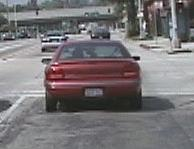
#> input picture assignment_5/exercise5_object_recognition/data/data_bow/cars-training-pos/image_0001.png, 194 x 149 px; its folder holds only this picture in this run
$ python bow_main.py   (older library calls are emulated)
#> lines starting #> are read from the running program, lines starting #| are printed output that depends on the picture
import numpy as np
import cv2
import glob
import os
from sklearn.cluster import KMeans
from tqdm import tqdm
from scipy import spatial # added additionally
import matplotlib.pyplot as plt # added additionally


# [25 lines left out: function findnn, not called in this run]


def grid_points(img, nPointsX, nPointsY, border):
    """
    :param img: input gray img, numpy array, [h, w]
    :param nPointsX: number of grids in x dimension
    :param nPointsY: number of grids in y dimension
    :param border: leave border pixels in each image dimension
    :return: vPoints: 2D grid point coordinates, numpy array, [nPointsX*nPointsY, 2]
    """
    vPoints = None  # numpy array, [nPointsX*nPointsY, 2]

    # todo

    # shape of image
    w = img.shape[1]
    h = img.shape[0]

    x_grid_points = []
    y_grid_points = []

    # interval size in x and y direction
    x_interval = (w-2*border)/(nPointsX-1)
    y_interval = (h-2*border)/(nPointsY-1)

    # compute x grid point coordinates -> width
    for i in range(nPointsX):
        x_grid_points.append( round(border+x_interval*i) )

    # compute y grid point coordinates -> height
    for j in range(nPointsY):
        y_grid_points.append( round(border+y_interval*j) )

    # stack y and x grid point coordinates
    x_grid, y_grid = np.meshgrid(x_grid_points,y_grid_points)
    # plt.plot(x_grid,y_grid, marker='.', color='k', linestyle='none')
    # plt.title(("height=y", h,"width=x", w))
    # plt.show()
    x_grid_vec = x_grid.reshape(-1)
    y_grid_vec = y_grid.reshape(-1)
    vPoints = np.stack((y_grid_vec, x_grid_vec), axis=1)
    return vPoints # [nPointsX*nPointsY, 2] height,width


def descriptors_hog(img, vPoints, cellWidth, cellHeight):
    """
    :param img: input gray img, numpy array, [h, w]
    :param vPoints: 2D grid point coordinates, numpy array, [nPointsX*nPointsY, 2]
    :param cellWidth: width of one cell for gradient computation
    :param cellHeight: height of one cell for gradient computation
    :return descriptors: descriptor for all grid points in img [nPointsX*nPointsY, 128]
    """
    nBins = 8
    w = cellWidth
    h = cellHeight

    # grad_x = cv2.Sobel(img, cv2.CV_16S, dx=1, dy=0, ksize=1) # numpy nd array [h,w]
    # grad_y = cv2.Sobel(img, cv2.CV_16S, dx=0, dy=1, ksize=1) # numpy nd array [h,w]

    # todo
    # I changed the type to CV_64F s.t. I don't get an overflow when grad_x is squared
    grad_x = cv2.Sobel(img, cv2.CV_64F, dx=1, dy=0, ksize=1) # numpy nd array [h,w]
    grad_y = cv2.Sobel(img, cv2.CV_64F, dx=0, dy=1, ksize=1) # numpy nd array [h,w]

    # compute magnitude
    mag = np.sqrt(grad_x**2 + grad_y**2) # [h,w]
    orient = np.arctan2(grad_y, grad_x) # [h,w]

    descriptors = []  # list of descriptors for the current image, each entry is one 128-d vector for a grid point
    for i in range(len(vPoints)):
        # image coordinates of grid point
        y,x = vPoints[i,:] # []
        # magnitude and orientation of pixels in surrounding cells of grid point
        mag_cells = mag[y-2*h:y+2*h,x-2*w:x+2*w] # [4*h,4*w]
        orient_cells = orient[y-2*h:y+2*h,x-2*w:x+2*w] # [4*h,4*w]

        hog_grid_point = []
        for i in [0,h,2*h,3*h]: # row-axis
            for j in [0,w,2*w,3*w]: # col-axis
                mag_cell = mag_cells[i:i+h,j:j+w]
                orient_cell = orient_cells[i:i+h,j:j+w]
                hist_cell, _ = np.histogram(orient_cell, bins=nBins, weights=mag_cell, density=False)
                # normalize
                if hist_cell.sum() != 0:
                    hist_cell = hist_cell / hist_cell.sum()
                    # [5 lines of commented-out code are left out]
                hog_grid_point.append(hist_cell)

        descriptors.append(hog_grid_point)

    descriptors = np.asarray(descriptors) # descriptor for the current image (100 grid points)
    # reshape to [nPointsX*nPointsY, 128]
    descriptors = descriptors.reshape(vPoints.shape[0],descriptors.shape[1]*descriptors.shape[2])
    return descriptors # [nPointsX*nPointsY, 128]


def create_codebook(nameDirPos, nameDirNeg, k, numiter):
    """
    :param nameDirPos: dir to positive training images
    :param nameDirNeg: dir to negative training images
    :param k: number of kmeans cluster centers
    :param numiter: maximum iteration numbers for kmeans clustering
    :return: vCenters: center of kmeans clusters, numpy array, [k, 128]
    """
#> called with nameDirPos = 'data/data_bow/cars-training-pos', nameDirNeg = 'data/data_bow/cars-training-neg', k = 25, numiter = 550
    vImgNames = sorted(glob.glob(os.path.join(nameDirPos, '*.png')))
    vImgNames = vImgNames + sorted(glob.glob(os.path.join(nameDirNeg, '*.png')))

    nImgs = len(vImgNames)

    cellWidth = 4
    cellHeight = 4
    nPointsX = 10
    nPointsY = 10
    border = 8

    vFeatures = []  # list for all features of all images (each feature: 128-d, 16 histograms containing 8 bins)
    # Extract features for all image
    for i in tqdm(range(nImgs)):
        # print('processing image {} ...'.format(i+1))
        img = cv2.imread(vImgNames[i])  # [172, 208, 3]
#> img is the input picture: shape (149, 194, 3); mean B, G, R 118.5, 116.2, 120
        img = cv2.cvtColor(img, cv2.COLOR_BGR2GRAY)  # [h, w]
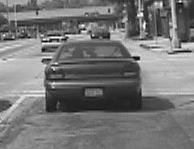
#> img: shape (149, 194); min 1, max 254, mean 117.6

        # Collect local feature points for each image, and compute a descriptor for each local feature point
        # todo
        # get the img coordinates of the grid points
        vPoints = grid_points(img, nPointsX, nPointsY, border) # [nPointsX*nPointsY, 2]
#> vPoints = 100 pairs, first value 8 to 141, second value 8 to 186
        # compute descriptors for each grid points
        descriptor = descriptors_hog(img, vPoints, cellWidth, cellHeight) # [nPointsX*nPointsY, 128]
#> in descriptors_hog, `grad_x = cv2.Sobel(img, cv2.CV_64F, dx=1, dy=0, ksize=1)`:
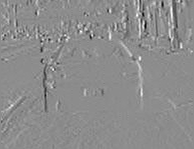
#> grad_x: shape (149, 194) float64; min -223, max 181, mean -0.1; drawn with min black and max white
#> in descriptors_hog, `grad_y = cv2.Sobel(img, cv2.CV_64F, dx=0, dy=1, ksize=1)`:
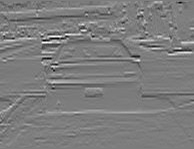
#> grad_y: shape (149, 194) float64; min -227, max 235, mean 0.1; drawn with min black and max white
#> in descriptors_hog, `mag = np.sqrt(grad_x**2 + grad_y**2)`:
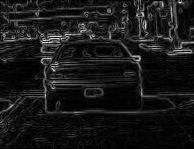
#> mag: shape (149, 194) float64; min 0, max 237.7, mean 24.4
#> in descriptors_hog, `orient = np.arctan2(grad_y, grad_x)`:
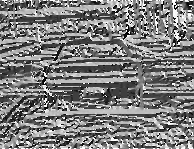
#> orient: shape (149, 194) float64; min -3.13, max 3.14, mean -0.0309; drawn with min black and max white
#> the loop in descriptors_hog, `for i in range(len(vPoints)):` made 100 passes
#> (y, x) on passes 1 to 12: (8, 8), (8, 28), (8, 48), (8, 67), (8, 87), (8, 107), (8, 127), (8, 146), (8, 166), (8, 186), (23, 8), (23, 28)
#> after the loop in descriptors_hog, `for i in range(len(vPoints)):`: descriptors = 100 items
        vFeatures.append(descriptor)

    vFeatures = np.asarray(vFeatures)  # [n_imgs, n_vPoints, 128]
    vFeatures = vFeatures.reshape(-1, vFeatures.shape[-1])  # [n_imgs*n_vPoints, 128]
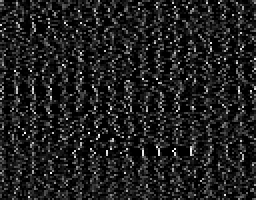
#> vFeatures: shape (100, 128) float64 (shown 2 times larger); min 0, max 1, mean 0.125
    print('number of extracted features: ', len(vFeatures))
#| number of extracted features:  100


    # Cluster the features using K-Means
    print('clustering ...')
    kmeans_res = KMeans(n_clusters=k, max_iter=numiter).fit(vFeatures)
    vCenters = kmeans_res.cluster_centers_  # [k, 128]
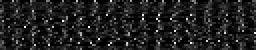
#> vCenters: shape (25, 128) float64 (shown 2 times larger); min 0, max 1, mean 0.125
    return vCenters


def bow_histogram(vFeatures, vCenters):
    """
    :param vFeatures: MxD matrix containing M feature vectors of dim. D
    :param vCenters: NxD matrix containing N cluster centers of dim. D
    :return: histo: N-dim. numpy vector containing the resulting BoW activation histogram.
    """
    histo = np.zeros(vCenters.shape[0])

    # todo
    # use KDtree to speed up similarity comparsion of vectors
    tree = spatial.KDTree(vCenters)
    for i in range(vFeatures.shape[0]):
        closest_vw = tree.query(vFeatures[i,:])[1]
        histo[closest_vw] += 1

    return histo


def create_bow_histograms(nameDir, vCenters):
    """
    :param nameDir: dir of input images
    :param vCenters: kmeans cluster centers, [k, 128] (k is the number of cluster centers)
    :return: vBoW: matrix, [n_imgs, k]
    """
    vImgNames = sorted(glob.glob(os.path.join(nameDir, '*.png')))
    nImgs = len(vImgNames)

    cellWidth = 4
    cellHeight = 4
    nPointsX = 10
    nPointsY = 10
    border = 8

    # Extract features for all images in the given directory
    vBoW = []
    for i in tqdm(range(nImgs)):
        # print('processing image {} ...'.format(i + 1))
        img = cv2.imread(vImgNames[i])  # [172, 208, 3]
        img = cv2.cvtColor(img, cv2.COLOR_BGR2GRAY)  # [h, w]

        # todo
        # extract hog descripor for query image
        vPoints = grid_points(img, nPointsX, nPointsY, border) # [nPointsX*nPointsY, 2]
        descriptors = descriptors_hog(img, vPoints, cellWidth, cellHeight) # [nPointsX*nPointsY, 128]
        # create bow histogram with descripors and cluster centers
        bow_hist = bow_histogram(descriptors,vCenters) # [k]
        # now the query image is described with a bag of visual words
        vBoW.append(bow_hist)


    vBoW = np.asarray(vBoW)  # [n_imgs, k]
    return vBoW


# [22 lines left out: function bow_recognition_nearest, not called in this run]


if __name__ == '__main__':
    nameDirPos_train = 'data/data_bow/cars-training-pos'
    nameDirNeg_train = 'data/data_bow/cars-training-neg'
    nameDirPos_test = 'data/data_bow/cars-testing-pos'
    nameDirNeg_test = 'data/data_bow/cars-testing-neg'


    k = 25 # todo
    numiter = 550  # todo

    print('creating codebook ...')
    vCenters = create_codebook(nameDirPos_train, nameDirNeg_train, k, numiter)

    print('creating bow histograms (pos) ...')
    vBoWPos = create_bow_histograms(nameDirPos_train, vCenters)
#> the loop in descriptors_hog (call 2), `for i in range(len(vPoints)):` made 100 passes
#> the loop in bow_histogram, `for i in range(vFeatures.shape[0]):` made 100 passes
#> closest_vw on passes 1 to 12: 2, 20, 8, 15, 4, 2, 3, 6, 24, 14, 4, 24
#> after the loop in bow_histogram, `for i in range(vFeatures.shape[0]):`: histo = 25 values, max 13 at index 4, min 1 at index 0, mean 4
#> in create_bow_histograms, `bow_hist = bow_histogram(descriptors,vCenters)`: bow_hist has the same summary as histo in bow_histogram
    print('creating bow histograms (neg) ...')
    vBoWNeg = create_bow_histograms(nameDirNeg_train, vCenters)
#> vBoWNeg = empty array

    # test pos samples
    print('creating bow histograms for test set (pos) ...')
    vBoWPos_test = create_bow_histograms(nameDirPos_test, vCenters)  # [n_imgs, k]
#> vBoWPos_test = empty array
    result_pos = 0
    print('testing pos samples ...')
    for i in range(vBoWPos_test.shape[0]):
        cur_label = bow_recognition_nearest(vBoWPos_test[i:(i+1)], vBoWPos, vBoWNeg)
        result_pos = result_pos + cur_label
#> after the loop, result_pos = 0
#> (the run stopped early here; a loop or call above may not have finished)

$ run again, on assignment_5/exercise5_object_recognition/data/data_bow/cars-training-pos/image_0038.png
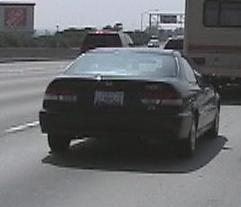
#> input picture assignment_5/exercise5_object_recognition/data/data_bow/cars-training-pos/image_0038.png, 241 x 207 px
#> in create_codebook, img is the input picture: shape (207, 241, 3); mean B, G, R 106.4, 103.7, 102.2
#> img: shape (207, 241)
#> in create_codebook, `vPoints = grid_points(img, nPointsX, nPointsY, border)`: vPoints = 100 pairs, first value 8 to 199, second value 8 to 233
#> in descriptors_hog, `orient = np.arctan2(grad_y, grad_x)`:
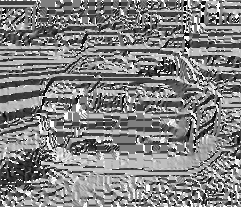
#> orient: shape (207, 241) float64; min -3.13, max 3.14, mean 0.0948; drawn with min black and max white
#> the loop in descriptors_hog, `for i in range(len(vPoints)):` made 100 passes
#> (y, x) on passes 1 to 8: (8, 8), (8, 33), (8, 58), (8, 83), (8, 108), (8, 133), (8, 158), (8, 183)
#> after the loop in descriptors_hog, `for i in range(len(vPoints)):`: descriptors = 100 items
#| number of extracted features:  100
#> in create_codebook, `vCenters = kmeans_res.cluster_centers_`:
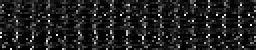
#> vCenters: shape (25, 128) float64 (shown 2 times larger); min 0, max 1, mean 0.124
#> the loop in descriptors_hog (call 2), `for i in range(len(vPoints)):` made 100 passes
#> the loop in bow_histogram, `for i in range(vFeatures.shape[0]):` made 100 passes
#> closest_vw on passes 1 to 8: 16, 14, 4, 11, 11, 3, 14, 4
#> after the loop in bow_histogram, `for i in range(vFeatures.shape[0]):`: histo = 25 values, max 19 at index 14, min 1 at index 2, mean 4
#> bow_hist has the same summary as histo in bow_histogram
#> vBoWNeg = empty array
#> after the loop `for i in range(vBoWPos_test.shape[0]):`: result_pos = 0

$ run again, on assignment_5/exercise5_object_recognition/data/data_bow/cars-training-pos/image_0043.png
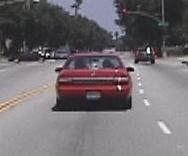
#> input picture assignment_5/exercise5_object_recognition/data/data_bow/cars-training-pos/image_0043.png, 188 x 156 px
#> in create_codebook, img is the input picture: shape (156, 188, 3); mean B, G, R 112.2, 107.5, 113.4
#> img: shape (156, 188)
#> in create_codebook, `vPoints = grid_points(img, nPointsX, nPointsY, border)`: vPoints = 100 pairs, first value 8 to 148, second value 8 to 180
#> in descriptors_hog, `orient = np.arctan2(grad_y, grad_x)`:
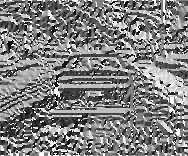
#> orient: shape (156, 188) float64; min -3.13, max 3.14, mean 0.0246; drawn with min black and max white
#> the loop in descriptors_hog, `for i in range(len(vPoints)):` made 100 passes
#> (y, x) on passes 1 to 8: (8, 8), (8, 27), (8, 46), (8, 65), (8, 84), (8, 104), (8, 123), (8, 142)
#> after the loop in descriptors_hog, `for i in range(len(vPoints)):`: descriptors = 100 items
#| number of extracted features:  100
#> in create_codebook, `vCenters = kmeans_res.cluster_centers_`:
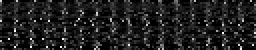
#> vCenters: shape (25, 128) float64 (shown 2 times larger); min 0, max 0.994, mean 0.125
#> the loop in descriptors_hog (call 2), `for i in range(len(vPoints)):` made 100 passes
#> the loop in bow_histogram, `for i in range(vFeatures.shape[0]):` made 100 passes
#> closest_vw on passes 1 to 8: 8, 20, 4, 13, 3, 17, 13, 8
#> after the loop in bow_histogram, `for i in range(vFeatures.shape[0]):`: histo = 25 values, max 20 at index 3, min 1 at index 0, mean 4
#> bow_hist has the same summary as histo in bow_histogram
#> vBoWNeg = empty array
#> after the loop `for i in range(vBoWPos_test.shape[0]):`: result_pos = 0

$ run again, on assignment_5/exercise5_object_recognition/data/data_bow/cars-training-pos/image_0046.png
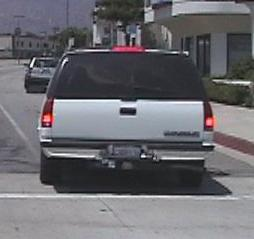
#> input picture assignment_5/exercise5_object_recognition/data/data_bow/cars-training-pos/image_0046.png, 254 x 239 px
#> in create_codebook, img is the input picture: shape (239, 254, 3); mean B, G, R 111.7, 106.5, 107.2
#> img: shape (239, 254)
#> in create_codebook, `vPoints = grid_points(img, nPointsX, nPointsY, border)`: vPoints = 100 pairs, first value 8 to 231, second value 8 to 246
#> the loop in descriptors_hog, `for i in range(len(vPoints)):` made 100 passes
#> (y, x) on passes 1 to 8: (8, 8), (8, 34), (8, 61), (8, 87), (8, 114), (8, 140), (8, 167), (8, 193)
#> after the loop in descriptors_hog, `for i in range(len(vPoints)):`: descriptors = 100 items
#| number of extracted features:  100
#> in create_codebook, `vCenters = kmeans_res.cluster_centers_`:
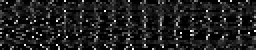
#> vCenters: shape (25, 128) float64 (shown 2 times larger); min -1.39e-17, max 1, mean 0.125; drawn with min black and max white
#> the loop in descriptors_hog (call 2), `for i in range(len(vPoints)):` made 100 passes
#> the loop in bow_histogram, `for i in range(vFeatures.shape[0]):` made 100 passes
#> closest_vw on passes 1 to 8: 2, 21, 4, 7, 14, 2, 14, 9
#> after the loop in bow_histogram, `for i in range(vFeatures.shape[0]):`: histo = 25 values, max 20 at index 21, min 1 at index 0, mean 4
#> bow_hist has the same summary as histo in bow_histogram
#> vBoWNeg = empty array
#> after the loop `for i in range(vBoWPos_test.shape[0]):`: result_pos = 0
